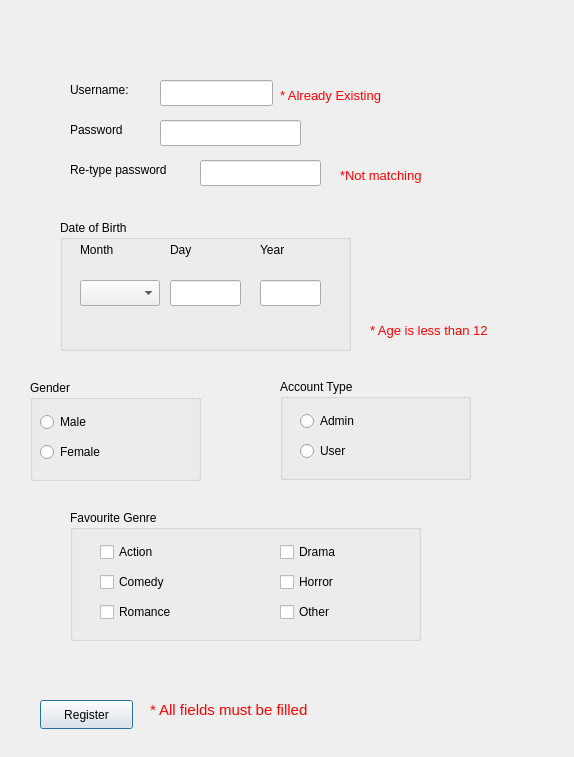
<?xml version="1.0" encoding="UTF-8"?>
<ui version="4.0">
 <class>Registerwindow</class>
 <widget class="QDialog" name="Registerwindow">
  <property name="geometry">
   <rect>
    <x>0</x>
    <y>0</y>
    <width>574</width>
    <height>757</height>
   </rect>
  </property>
  <property name="windowTitle">
   <string>Dialog</string>
  </property>
  <widget class="QLabel" name="userlabel">
   <property name="geometry">
    <rect>
     <x>70</x>
     <y>80</y>
     <width>91</width>
     <height>20</height>
    </rect>
   </property>
   <property name="text">
    <string>Username:</string>
   </property>
  </widget>
  <widget class="QLabel" name="passwordlabel">
   <property name="geometry">
    <rect>
     <x>70</x>
     <y>120</y>
     <width>81</width>
     <height>20</height>
    </rect>
   </property>
   <property name="text">
    <string>Password</string>
   </property>
  </widget>
  <widget class="QLabel" name="repasslabel">
   <property name="geometry">
    <rect>
     <x>70</x>
     <y>160</y>
     <width>131</width>
     <height>20</height>
    </rect>
   </property>
   <property name="text">
    <string>Re-type password</string>
   </property>
  </widget>
  <widget class="QLineEdit" name="usertext">
   <property name="geometry">
    <rect>
     <x>160</x>
     <y>80</y>
     <width>113</width>
     <height>26</height>
    </rect>
   </property>
  </widget>
  <widget class="QLineEdit" name="passtext">
   <property name="geometry">
    <rect>
     <x>160</x>
     <y>120</y>
     <width>141</width>
     <height>26</height>
    </rect>
   </property>
   <property name="echoMode">
    <enum>QLineEdit::Password</enum>
   </property>
  </widget>
  <widget class="QLineEdit" name="repasstext">
   <property name="geometry">
    <rect>
     <x>200</x>
     <y>160</y>
     <width>121</width>
     <height>26</height>
    </rect>
   </property>
   <property name="echoMode">
    <enum>QLineEdit::Password</enum>
   </property>
  </widget>
  <widget class="QGroupBox" name="groupBox">
   <property name="geometry">
    <rect>
     <x>60</x>
     <y>220</y>
     <width>291</width>
     <height>131</height>
    </rect>
   </property>
   <property name="title">
    <string>Date of Birth</string>
   </property>
   <widget class="QLabel" name="monthlabel">
    <property name="geometry">
     <rect>
      <x>20</x>
      <y>20</y>
      <width>63</width>
      <height>20</height>
     </rect>
    </property>
    <property name="text">
     <string>Month</string>
    </property>
   </widget>
   <widget class="QLabel" name="daylabel">
    <property name="geometry">
     <rect>
      <x>110</x>
      <y>20</y>
      <width>63</width>
      <height>20</height>
     </rect>
    </property>
    <property name="text">
     <string>Day</string>
    </property>
   </widget>
   <widget class="QLabel" name="yearlabel">
    <property name="geometry">
     <rect>
      <x>200</x>
      <y>20</y>
      <width>63</width>
      <height>20</height>
     </rect>
    </property>
    <property name="text">
     <string>Year</string>
    </property>
   </widget>
   <widget class="QLineEdit" name="yeartext">
    <property name="geometry">
     <rect>
      <x>200</x>
      <y>60</y>
      <width>61</width>
      <height>26</height>
     </rect>
    </property>
   </widget>
   <widget class="QLineEdit" name="daytext">
    <property name="geometry">
     <rect>
      <x>110</x>
      <y>60</y>
      <width>71</width>
      <height>26</height>
     </rect>
    </property>
   </widget>
   <widget class="QComboBox" name="monthcombo">
    <property name="geometry">
     <rect>
      <x>20</x>
      <y>60</y>
      <width>80</width>
      <height>26</height>
     </rect>
    </property>
   </widget>
  </widget>
  <widget class="QRadioButton" name="radioButtonMale">
   <property name="geometry">
    <rect>
     <x>40</x>
     <y>410</y>
     <width>110</width>
     <height>24</height>
    </rect>
   </property>
   <property name="text">
    <string>Male</string>
   </property>
  </widget>
  <widget class="QRadioButton" name="radioButtonFemale">
   <property name="geometry">
    <rect>
     <x>40</x>
     <y>440</y>
     <width>110</width>
     <height>24</height>
    </rect>
   </property>
   <property name="text">
    <string>Female</string>
   </property>
  </widget>
  <widget class="QGroupBox" name="GenderBox">
   <property name="geometry">
    <rect>
     <x>30</x>
     <y>380</y>
     <width>171</width>
     <height>101</height>
    </rect>
   </property>
   <property name="title">
    <string>Gender</string>
   </property>
  </widget>
  <widget class="QGroupBox" name="AccTypeBox">
   <property name="geometry">
    <rect>
     <x>280</x>
     <y>379</y>
     <width>191</width>
     <height>101</height>
    </rect>
   </property>
   <property name="title">
    <string>Account Type</string>
   </property>
   <widget class="QRadioButton" name="radioButtonAdmin">
    <property name="geometry">
     <rect>
      <x>20</x>
      <y>30</y>
      <width>110</width>
      <height>24</height>
     </rect>
    </property>
    <property name="text">
     <string>Admin</string>
    </property>
   </widget>
   <widget class="QRadioButton" name="radioButtonUser">
    <property name="geometry">
     <rect>
      <x>20</x>
      <y>60</y>
      <width>110</width>
      <height>24</height>
     </rect>
    </property>
    <property name="text">
     <string>User</string>
    </property>
   </widget>
  </widget>
  <widget class="QGroupBox" name="GenreBox">
   <property name="geometry">
    <rect>
     <x>70</x>
     <y>510</y>
     <width>351</width>
     <height>131</height>
    </rect>
   </property>
   <property name="title">
    <string>Favourite Genre</string>
   </property>
   <widget class="QCheckBox" name="ActionGenre">
    <property name="geometry">
     <rect>
      <x>30</x>
      <y>30</y>
      <width>91</width>
      <height>24</height>
     </rect>
    </property>
    <property name="text">
     <string>Action</string>
    </property>
   </widget>
   <widget class="QCheckBox" name="DramaGenre">
    <property name="geometry">
     <rect>
      <x>210</x>
      <y>30</y>
      <width>91</width>
      <height>24</height>
     </rect>
    </property>
    <property name="text">
     <string>Drama</string>
    </property>
   </widget>
   <widget class="QCheckBox" name="ComedyGenre">
    <property name="geometry">
     <rect>
      <x>30</x>
      <y>60</y>
      <width>91</width>
      <height>24</height>
     </rect>
    </property>
    <property name="text">
     <string>Comedy</string>
    </property>
   </widget>
   <widget class="QCheckBox" name="Horrorgenre">
    <property name="geometry">
     <rect>
      <x>210</x>
      <y>60</y>
      <width>91</width>
      <height>24</height>
     </rect>
    </property>
    <property name="text">
     <string>Horror</string>
    </property>
   </widget>
   <widget class="QCheckBox" name="RomanceGenre">
    <property name="geometry">
     <rect>
      <x>30</x>
      <y>90</y>
      <width>91</width>
      <height>24</height>
     </rect>
    </property>
    <property name="text">
     <string>Romance</string>
    </property>
   </widget>
   <widget class="QCheckBox" name="OtherGenre">
    <property name="geometry">
     <rect>
      <x>210</x>
      <y>90</y>
      <width>91</width>
      <height>24</height>
     </rect>
    </property>
    <property name="text">
     <string>Other</string>
    </property>
   </widget>
  </widget>
  <widget class="QPushButton" name="pushButtonRegister2">
   <property name="geometry">
    <rect>
     <x>40</x>
     <y>700</y>
     <width>93</width>
     <height>29</height>
    </rect>
   </property>
   <property name="text">
    <string>Register</string>
   </property>
  </widget>
  <widget class="QLabel" name="usererrormsg">
   <property name="geometry">
    <rect>
     <x>280</x>
     <y>80</y>
     <width>191</width>
     <height>31</height>
    </rect>
   </property>
   <property name="text">
    <string>&lt;html&gt;&lt;head/&gt;&lt;body&gt;&lt;p&gt;&lt;span style=&quot; font-size:10pt; color:#ff0000;&quot;&gt;* Already Existing&lt;/span&gt;&lt;/p&gt;&lt;/body&gt;&lt;/html&gt;</string>
   </property>
  </widget>
  <widget class="QLabel" name="retypeerrormsg">
   <property name="geometry">
    <rect>
     <x>340</x>
     <y>160</y>
     <width>161</width>
     <height>31</height>
    </rect>
   </property>
   <property name="text">
    <string>&lt;html&gt;&lt;head/&gt;&lt;body&gt;&lt;p&gt;&lt;span style=&quot; font-size:10pt; color:#ff0000;&quot;&gt;*Not matching&lt;/span&gt;&lt;/p&gt;&lt;/body&gt;&lt;/html&gt;</string>
   </property>
  </widget>
  <widget class="QLabel" name="ageerrormsg">
   <property name="geometry">
    <rect>
     <x>370</x>
     <y>320</y>
     <width>161</width>
     <height>21</height>
    </rect>
   </property>
   <property name="text">
    <string>&lt;html&gt;&lt;head/&gt;&lt;body&gt;&lt;p&gt;&lt;span style=&quot; font-size:10pt; color:#ff0000;&quot;&gt;* Age is less than 12&lt;/span&gt;&lt;/p&gt;&lt;/body&gt;&lt;/html&gt;</string>
   </property>
  </widget>
  <widget class="QLabel" name="registerrormsg">
   <property name="geometry">
    <rect>
     <x>150</x>
     <y>700</y>
     <width>201</width>
     <height>20</height>
    </rect>
   </property>
   <property name="text">
    <string>&lt;html&gt;&lt;head/&gt;&lt;body&gt;&lt;p&gt;&lt;span style=&quot; font-size:11pt; color:#ff0000;&quot;&gt;* All fields must be filled&lt;/span&gt;&lt;/p&gt;&lt;/body&gt;&lt;/html&gt;</string>
   </property>
  </widget>
  <zorder>GenderBox</zorder>
  <zorder>userlabel</zorder>
  <zorder>passwordlabel</zorder>
  <zorder>repasslabel</zorder>
  <zorder>usertext</zorder>
  <zorder>passtext</zorder>
  <zorder>repasstext</zorder>
  <zorder>groupBox</zorder>
  <zorder>radioButtonMale</zorder>
  <zorder>radioButtonFemale</zorder>
  <zorder>AccTypeBox</zorder>
  <zorder>GenreBox</zorder>
  <zorder>pushButtonRegister2</zorder>
  <zorder>usererrormsg</zorder>
  <zorder>retypeerrormsg</zorder>
  <zorder>ageerrormsg</zorder>
  <zorder>registerrormsg</zorder>
 </widget>
 <resources/>
 <connections/>
</ui>
